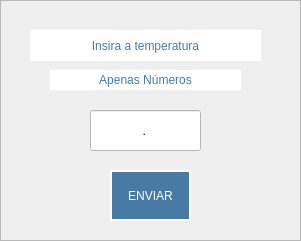
         <widget class="QFrame" name="temp">
          <property name="geometry">
           <rect>
            <x>130</x>
            <y>210</y>
            <width>301</width>
            <height>241</height>
           </rect>
          </property>
          <property name="styleSheet">
           <string notr="true">QFrame#temp{
border: 2px solid rgb(73, 122, 166);
background-color: white;
}</string>
          </property>
          <property name="frameShape">
           <enum>QFrame::StyledPanel</enum>
          </property>
          <property name="frameShadow">
           <enum>QFrame::Raised</enum>
          </property>
          <widget class="QLineEdit" name="temperatura">
           <property name="geometry">
            <rect>
             <x>90</x>
             <y>110</y>
             <width>111</width>
             <height>41</height>
            </rect>
           </property>
           <property name="styleSheet">
            <string notr="true">background-color: rgb(255, 255, 255);</string>
           </property>
           <property name="inputMask">
            <string>99.99</string>
           </property>
           <property name="alignment">
            <set>Qt::AlignCenter</set>
           </property>
          </widget>
          <widget class="QLabel" name="aviso_2">
           <property name="geometry">
            <rect>
             <x>30</x>
             <y>30</y>
             <width>231</width>
             <height>31</height>
            </rect>
           </property>
           <property name="styleSheet">
            <string notr="true">color: rgb(73, 122, 166);
font: 75 14pt &quot;Arial&quot;;
background-color: white;</string>
           </property>
           <property name="text">
            <string>Insira a temperatura</string>
           </property>
           <property name="alignment">
            <set>Qt::AlignCenter</set>
           </property>
          </widget>
          <widget class="QPushButton" name="enviar_temp">
           <property name="geometry">
            <rect>
             <x>110</x>
             <y>170</y>
             <width>81</width>
             <height>51</height>
            </rect>
           </property>
           <property name="styleSheet">
            <string notr="true">QPushButton#enviar_temp{background-color:rgb(73, 122, 166);
color: rgb(255, 255, 255);
font: 87 9pt &quot;Arial Black&quot;;
border: 1.5px solid rgb(255, 255, 255);}
QPushButton#enviar_temp:hover:pressed{
background-color: rgb(255, 255, 255);
color: rgb(73, 122, 166);
border: 1.5px solid rgb(73, 122, 166);
}</string>
           </property>
           <property name="text">
            <string>ENVIAR</string>
           </property>
          </widget>
          <widget class="QLabel" name="aviso_1">
           <property name="geometry">
            <rect>
             <x>50</x>
             <y>70</y>
             <width>191</width>
             <height>20</height>
            </rect>
           </property>
           <property name="styleSheet">
            <string notr="true">color:  rgb(73, 122, 166);
font: 75 14pt &quot;Arial&quot;;
background-color: white;</string>
           </property>
           <property name="text">
            <string>Apenas Números</string>
           </property>
           <property name="alignment">
            <set>Qt::AlignCenter</set>
           </property>
          </widget>
         </widget>
